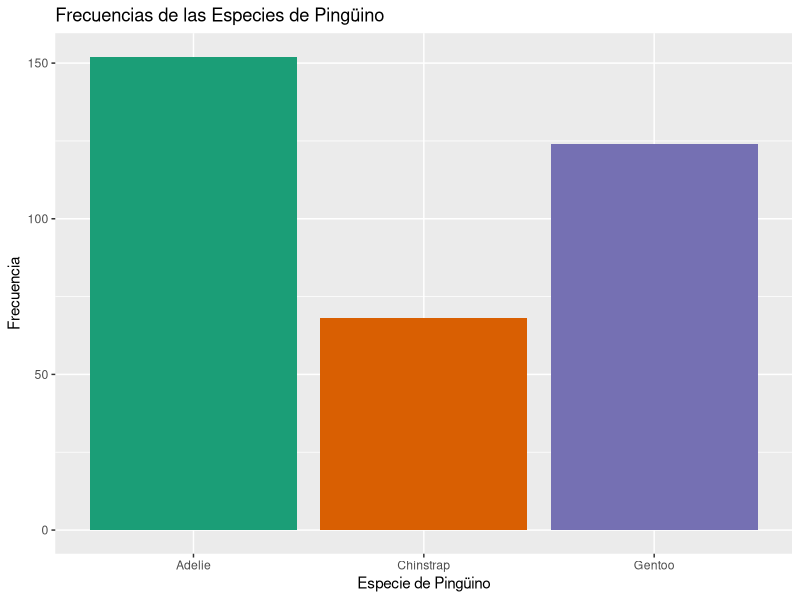
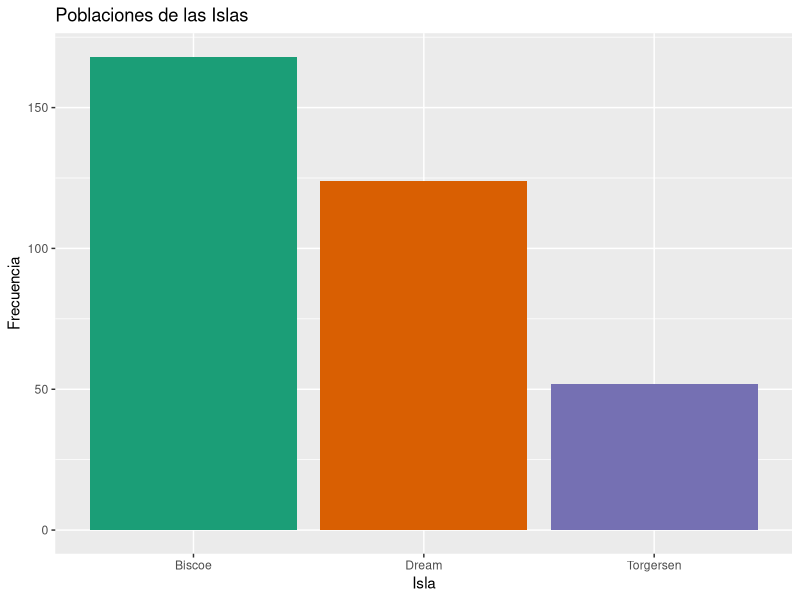
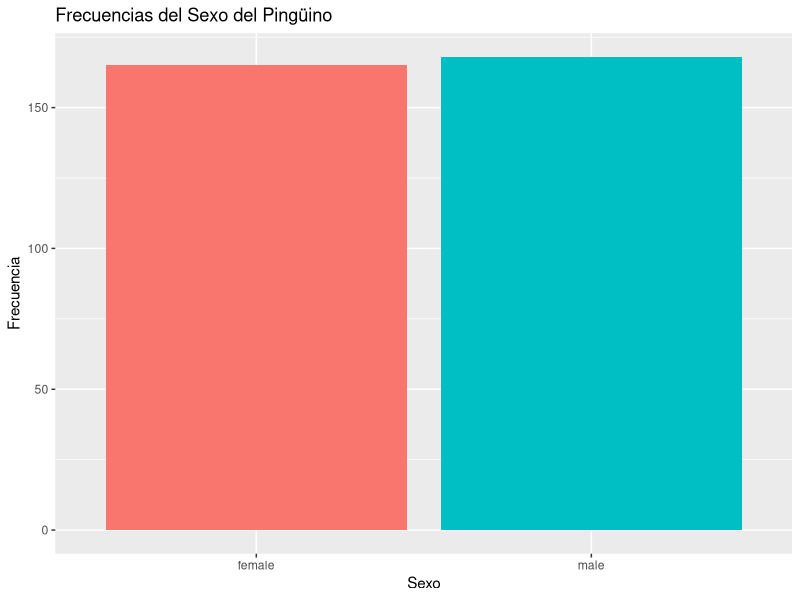
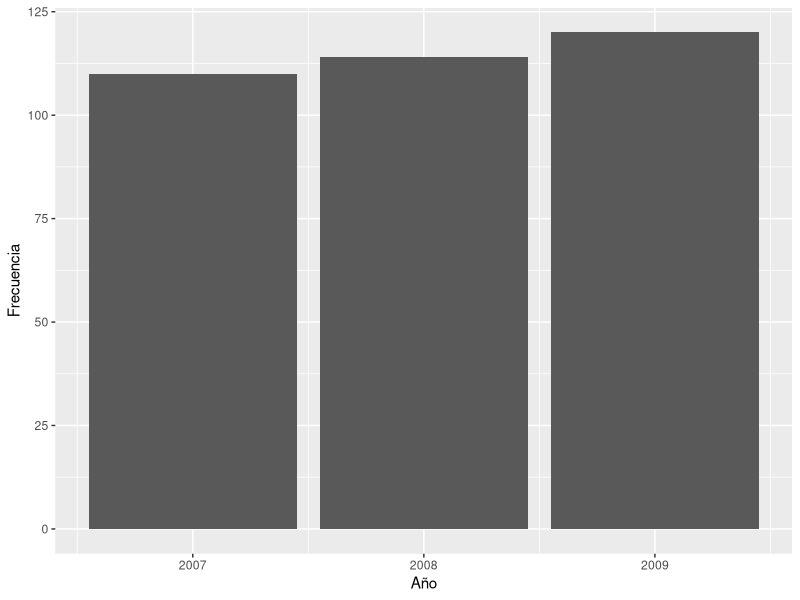
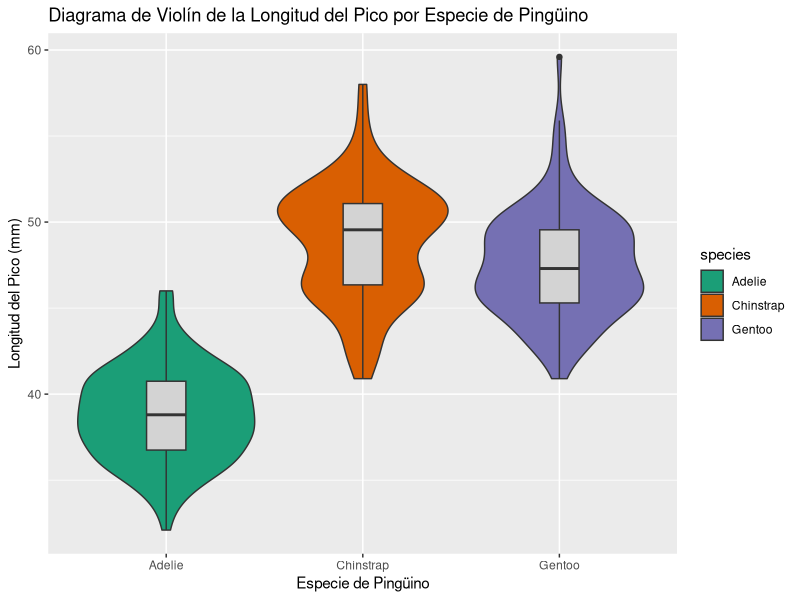
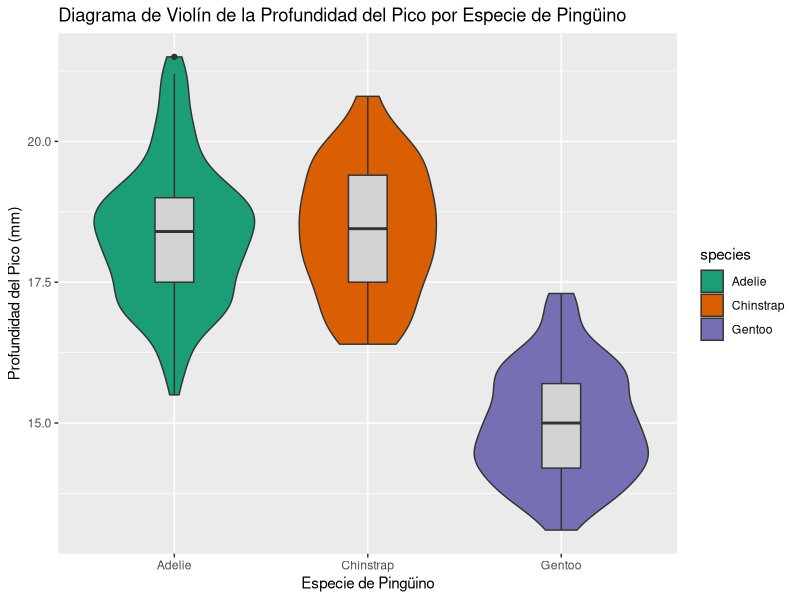
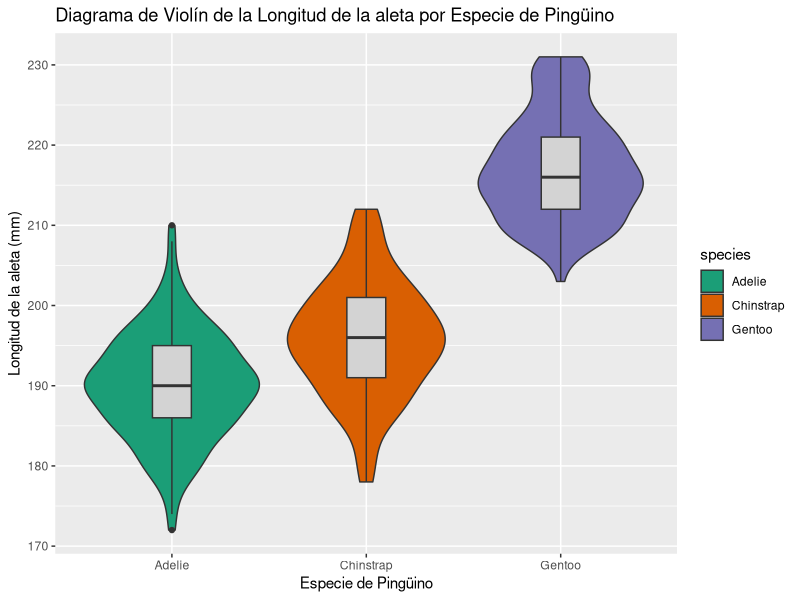
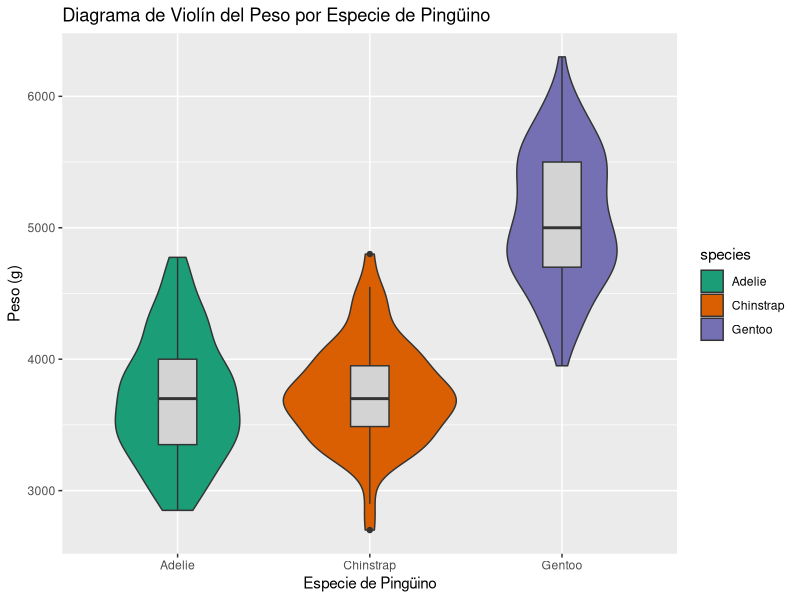

Write R code to recreate these figures, in order.
## ---- chunk 1
library(palmerpenguins)
library(ggplot2)
#library(stat_binhex)
library(corrplot)
library(tidyr)
## ---- chunk 2
library(palmerpenguins)
str(penguins)
nrows=nrow(penguins)
## ---- chunk 3
x=table(penguins$species)
c(x,"NA's"=sum(is.na(penguins$species)))
## ---- chunk 4
x=table(penguins$island)
c(x,"NA's"=sum(is.na(penguins$islands)))
## ---- chunk 5
estadisticos=summary(penguins$bill_length_mm)
estadisticos
## ---- chunk 6
estadisticos=summary(penguins$bill_depth_mm)
estadisticos
## ---- chunk 7
estadisticos=summary(penguins$flipper_length_mm)
estadisticos
## ---- chunk 8
estadisticos=summary(penguins$body_mass_g)
estadisticos
## ---- chunk 9
x=table(penguins$sex)
c(x,"NA's"=sum(is.na(penguins$sex)))
## ---- chunk 10
x=table(penguins$year)
c(x,"NA's"=sum(is.na(penguins$year)))
## ---- chunk 11
pesos=na.omit(penguins$body_mass_g)
sum(pesos%%5)
## ---- chunk 12
library(ggplot2)
species_colors = c("orange", "purple", "darkcyan")
## ---- chunk 13
table(penguins$species)
## ---- chunk 14
p <- ggplot(penguins, aes(x=species, fill=species)) +
  geom_bar() +
  labs(x = "Especie de Pingüino", y = "Frecuencia",
       title = "Frecuencias de las Especies de Pingüino") +
  scale_fill_brewer(palette = "Dark2") +
  theme(legend.position="none")
print(p)
## ---- chunk 15
table(penguins$island)
## ---- chunk 16
p <- ggplot(penguins, aes(x=island, fill=island)) +
  geom_bar() +
  labs(x = "Isla", y = "Frecuencia",
       title = "Poblaciones de las Islas") +
  scale_fill_brewer(palette = "Dark2") +
  theme(legend.position="none")
print(p)
## ---- chunk 17
summary(penguins$bill_length_mm)
sd(penguins$bill_length_mm, na.rm = TRUE)
## ---- chunk 18
summary(penguins$bill_depth_mm)
sd(penguins$bill_depth_mm, na.rm = TRUE)
## ---- chunk 19
summary(penguins$flipper_length_mm)
sd(penguins$flipper_length_mm, na.rm = TRUE)
## ---- chunk 20
summary(penguins$body_mass_g)
sd(penguins$body_mass_g, na.rm = TRUE)
## ---- chunk 21
table(penguins$sex)
## ---- chunk 22
p <- ggplot(na.omit(penguins), aes(x=sex, fill=sex)) +
  geom_bar() +
  labs(x = "Sexo", y = "Frecuencia",
       title = "Frecuencias del Sexo del Pingüino") +
  theme(legend.position="none")
print(p)
## ---- chunk 23
table(penguins$year)
## ---- chunk 24
p <- ggplot(penguins, aes(x=year)) +
  geom_bar() +
  labs(x = "Año", y = "Frecuencia") +
  theme(legend.position="none")
print(p)
## ---- chunk 25
p <- ggplot(penguins, aes(x = species, y = bill_length_mm, fill = species)) +
  geom_violin() +
  geom_boxplot(width=0.2, fill="lightgray") +
  labs(x = "Especie de Pingüino", y = "Longitud del Pico (mm)",
       title = "Diagrama de Violín de la Longitud del Pico por Especie de Pingüino") +
  scale_fill_brewer(palette = "Dark2")

print(p)
## ---- chunk 26
p <- ggplot(penguins, aes(x = species, y = bill_depth_mm, fill = species)) +
  geom_violin() +
  geom_boxplot(width=0.2, fill="lightgray") +
  labs(x = "Especie de Pingüino", y = "Profundidad del Pico (mm)",
       title = "Diagrama de Violín de la Profundidad del Pico por Especie de Pingüino") +
  scale_fill_brewer(palette = "Dark2")

print(p)
## ---- chunk 27
p <- ggplot(penguins, aes(x = species, y = flipper_length_mm, fill = species)) +
  geom_violin() +
  geom_boxplot(width=0.2, fill="lightgray") +
  labs(x = "Especie de Pingüino", y = "Longitud de la aleta (mm)",
       title = "Diagrama de Violín de la Longitud de la aleta por Especie de Pingüino") +
  scale_fill_brewer(palette = "Dark2")

print(p)
## ---- chunk 28
p <- ggplot(penguins, aes(x = species, y = body_mass_g, fill = species)) +
  geom_violin() +
  geom_boxplot(width=0.2, fill="lightgray") +
  labs(x = "Especie de Pingüino", y = "Peso (g)",
       title = "Diagrama de Violín del Peso por Especie de Pingüino") +
  scale_fill_brewer(palette = "Dark2")

print(p)
## ---- chunk 29
p <- ggplot(penguins, aes(fill=island, x=species)) +
  geom_bar() +
  labs(x = "Especie de Pingüino", y = "Frecuencia",
       title = "Distribución de la población por isla y especie")
print(p)
## ---- chunk 30
ggplot(penguins, aes(x = bill_length_mm,
                     y = flipper_length_mm,
                     color = species,
                     shape = sex %>% as.character %>% replace(is.na(.), "NA") %>% as.factor)) +
  geom_point() + 
  labs(title = "Longitud del Pico y de la Aleta por Especie y Sexo",
       x = "Longitud del Pico (mm)",
       y = "Longitud de la Aleta (mm)",
       shape="Sexo", color="Especie") +
  scale_color_manual(values=species_colors)
## ---- chunk 31
p <- ggplot(penguins, aes(x = species, y = flipper_length_mm, fill = sex)) +
  geom_bar(stat = "identity", position = "stack") +
  labs(x = "Especie de Pingüino", y = "Longitud de la Aleta (mm)",
       title = "Gráfico de Barras Apiladas de la Longitud de la Aleta por Género") +
  scale_fill_brewer(palette = "Set3")

print(p)
## ---- chunk 32
#p <- ggplot(penguins, aes(x = bill_length_mm, y = flipper_length_mm)) +
#  geom_hex() +
#  labs(x = "Longitud del Pico (mm)", y = "Longitud de la Aleta (mm)",
#       title = "Dispersión de la Longitud del Pico y de la Aleta")
#
#print(p)
## ---- chunk 33
p <- ggplot(penguins, aes(x = "", fill = sex)) +
  geom_bar(width = 1) +
  coord_polar(theta = "y") +
  facet_wrap(~species) +
  labs(x = NULL, y = NULL,
       title = " Proporción de Género por Especie de Pingüino") +
  theme_void() +
  scale_fill_brewer(palette = "Set2")

print(p)
## ---- chunk 34
p <- ggplot(penguins, aes(x = bill_length_mm, y = body_mass_g)) +
  geom_point(aes(color = species)) +
  geom_smooth(method = "lm", se = FALSE, color = "black") +
  labs(x = "Longitud del Pico (mm)", y = "Masa Corporal (g)",
       title = "Longitud del Pico y Masa Corporal por Especie de Pingüino") +
  scale_color_brewer(palette = "Set2")

print(p)
## ---- chunk 35
p <- ggplot(penguins, aes(x = bill_length_mm, y = bill_depth_mm, color = species)) +
  geom_point() +
  geom_smooth(method = "lm", se = FALSE) +
  labs(x = "Longitud del Pico (mm)", y = "Profundidad del Pico (mm)",
       title = "Dimensiones del Pico por Especie de Pingüino") +
  scale_color_brewer(palette = "Set2")

print(p)
## ---- chunk 36
library(ggplot2)

p <- ggplot(penguins, aes(x = flipper_length_mm, y = body_mass_g, size = bill_length_mm, color = species)) +
  geom_point(alpha = 0.7) +
  scale_size_continuous(range = c(3, 10)) +
  labs(x = "Longitud de la Aleta (mm)", y = "Peso Corporal (g)",
       title = "Longitud de Aleta vs. Peso Corporal vs. Tamaño del Pico por Especie de Pingüino")

print(p)
## ---- chunk 37

p <- ggplot(penguins, aes(x = island, fill = species)) +
  geom_bar() +
  labs(x = "Isla", y = "Número de Especies",
       title = "Número de Especies por Isla") +
  scale_fill_brewer(palette = "Set2")

print(p)
## ---- chunk 38
library(ggplot2)

p <- ggplot(penguins, aes(x = year, y = body_mass_g)) +
  geom_point() +
  labs(x = "Año", y = "Peso Corporal (g)",
       title = " Año vs. Peso Corporal de Pingüinos")

print(p)
## ---- chunk 39
library(ggplot2)

p <- ggplot(penguins, aes(x = year, y = body_mass_g)) +
  geom_bar(stat = "summary", fun = "mean", fill = "skyblue") +
  labs(x = "Año", y = "Peso Corporal Promedio (g)",
       title = "Peso Corporal Promedio de Pingüinos por Año")

print(p)
## ---- chunk 40
library(ggplot2)

p <- ggplot(penguins, aes(x = interaction(species, island), y = bill_length_mm)) +
  geom_bar(stat = "summary", fun = "mean", fill = "skyblue", position = "dodge") +
  labs(x = "Especie e Isla", y = "Longitud del Pico Promedio (mm)",
       title = "Longitud del Pico Promedio por Combinación de Especie e Isla") +
  theme(axis.text.x = element_text(angle = 45, hjust = 1))

print(p)
## ---- chunk 41
#Para poder la foto:
#descarga la foto y pollo en el directori del cartografia
# instruccion:  ![Descripcion que quieras]{ruta}
